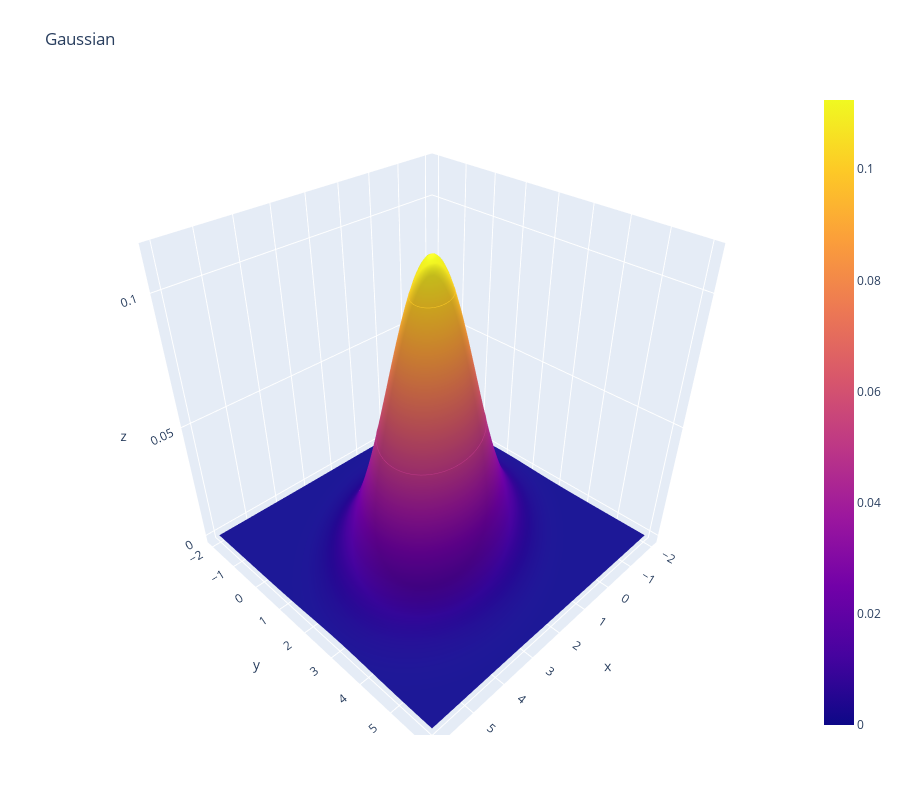

Notebook source saved alongside this figure:
### Code cell
fig = go.Figure(data=[go.Surface(z=z,x=x,y=y)])
fig.update_traces(contours_z=dict(show=True, usecolormap=True,
                                  highlightcolor="limegreen", project_z=True))
fig.update_layout(title='Gaussian', autosize=False,
                  width=900, height=800,
                  margin=dict(l=65, r=50, b=65, t=90))

fig.show()
